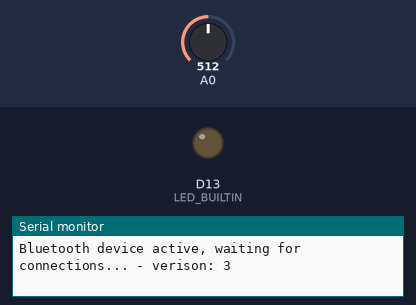
Simulated run of this sketch. Board: Arduino Nano 33 IoT. On the bench: output pins drawn as LEDs (lit = HIGH), the last lines printed to the serial monitor. Inputs (shaded band) come from the test bench; at power-on: A0 = 512. Nothing arrives over Bluetooth unless stated; a phone connects over Bluetooth LE 3 s after start.

Above: at 0.1 s.
At 3.1 s:
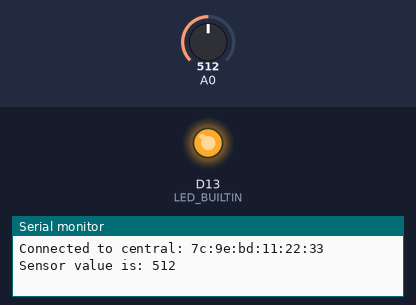
Timing chart, 0 to 4.6 s (numbered marks = the images above):
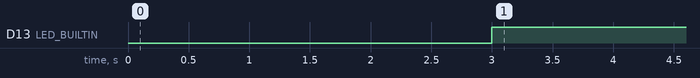

The sketch:

EMGMonitorV2.ino
```cpp
// ArduinoBLE - Version: Latest
#include <ArduinoBLE.h>

// BLE Service
BLEService emgService("dd55f584-5caa-4726-8be9-6ee6621d52b9");

// BLE Level Characteristic
BLEUnsignedCharCharacteristic emgLevelChar("6fa807df-2cf4-4e1e-915b-ad0623bf573d",  // standard 128-bit characteristic UUID
    BLERead | BLENotify); // remote clients will be able to get notifications if this characteristic changes
int emgValue = 0;
int version = 3;
String str = "Bluetooth device active, waiting for connections... - verison: ";
String finalstr = str+version;

void setup() {
  Serial.begin(9600);    // initialize serial communication
  pinMode(LED_BUILTIN, OUTPUT);

  if (!BLE.begin()) {
    Serial.println("starting BLE failed!");

    while (1);
  }
  /* Set a local name for the BLE device
     This name will appear in advertising packets
     and can be used by remote devices to identify this BLE device
     The name can be changed but maybe be truncated based on space left in advertisement packet
  */
  BLE.setLocalName("Smart_MS3");
  BLE.setAdvertisedService(emgService); // add the service UUID
  emgService.addCharacteristic(emgLevelChar); // add the battery level characteristic
  BLE.addService(emgService); // Add the battery service
  emgLevelChar.writeValue(emgValue); // set initial value for this characteristic

  /* Start advertising BLE.  It will start continuously transmitting BLE
     advertising packets and will be visible to remote BLE central devices
     until it receives a new connection */

  // start advertising
  BLE.advertise();

  Serial.println(finalstr);
}

void loop() {
  // wait for a BLE central
  BLEDevice central = BLE.central();

  // if a central is connected to the peripheral:
  if (central) {
    Serial.print("Connected to central: ");
    // print the central's BT address:
    Serial.println(central.address());
    // turn on the LED to indicate the connection:
    digitalWrite(LED_BUILTIN, HIGH);


    // while the central is connected:
    while (central.connected()) {
        emgValue = analogRead(A0);
        Serial.print("Sensor value is: "); // print it
        Serial.println(emgValue);
        emgValue = emgValue * .255;
        emgLevelChar.writeValue(emgValue);
        delay(1000);
    }
    // when the central disconnects, turn off the LED:
    digitalWrite(LED_BUILTIN, LOW);
    Serial.print("Disconnected from central: ");
    Serial.println(central.address());
  }
}
```

Measured:
- by itself, D13 (LED_BUILTIN): LOW → HIGH at 3.0 s
